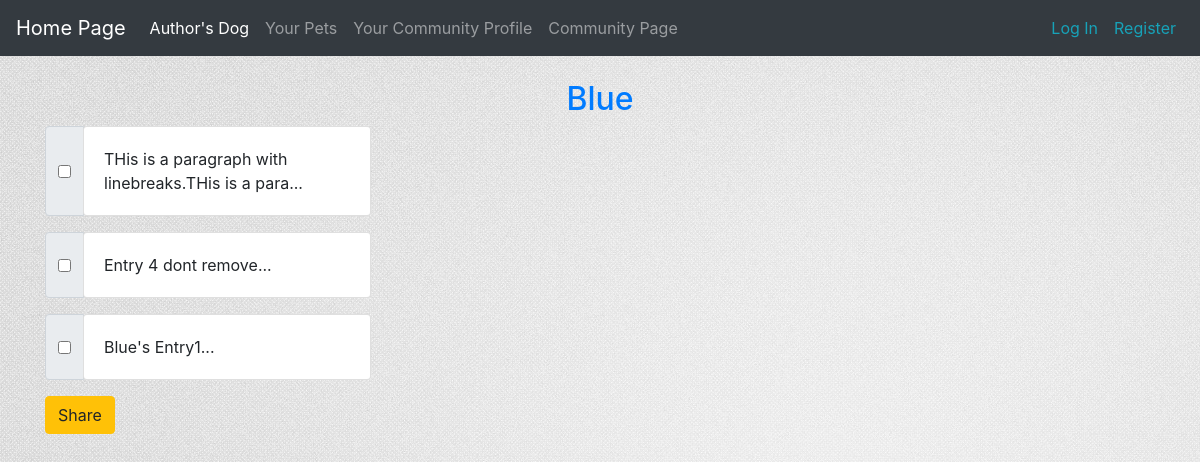
Screenshot of /share_dog/2/ with the database file from the repository.
### test_dog_app/models.py (models this page shows)
class DogName(models.Model):
    owner = models.ForeignKey(User, on_delete=models.CASCADE)
    owner_profile = models.ForeignKey(Profile, on_delete=models.CASCADE, null=False, blank=False)
    name = models.CharField(max_length=70)
    share = models.BooleanField(default=False)
    shared_date = models.DateTimeField(auto_now_add=False, auto_now=False, null=True, blank=False)
    def __str__(self):
        return self.name

class Entry(models.Model):
    dog_name = models.ForeignKey(DogName, on_delete=models.CASCADE, null=False)
    bio_entry = models.TextField()
    dog_photo = models.ImageField(default=None, upload_to='photo_img/', blank=True)
    share = models.BooleanField(default=False)
    date_entry = models.DateTimeField(auto_now_add=True)
    shared_date = models.DateTimeField(auto_now_add=False, auto_now=False, null=True, blank=False)
    def __str__(self):
        return f'{self.bio_entry[:50]}...'

### test_dog_app/views.py (the view, shortened to what this page needs)
# urls.py: path('share_dog/<int:dog_id>/', views.share_dog, name='share_dog'),
def share_dog(request, dog_id):
    dog_to_share = DogName.objects.get(id=dog_id)
    dog_info = dog_to_share.entry_set.filter(share=False).order_by('-date_entry')
    all_dog_entries = dog_to_share.entry_set.all()
    paginator = Paginator(dog_info, 3)
    page_number = request.GET.get('page', 1)
    dog_info = paginator.get_page(page_number)
    content = {
        'dog_to_share':dog_to_share,
        'dog_info':dog_info,
        'all_dog_entries':all_dog_entries,
    }
    return render(request, 'share_dog.html',content)

### test_dog_app/templates/share_dog.html (shortened to what this page needs)
{% extends 'base.html' %}
{% block content %}
<div style="text-align: center">
    <h2>
        <a href="{% url 'test_dog_app:user_private_entries' dog_to_share.id %}">
            {{ dog_to_share }}
        </a>
    </h2>
</div>
    <form action="{% url 'test_dog_app:share_dog' dog_to_share.id %}" method="post">
    {% for entry in dog_info %}
    <div class="input-group mb-3">
        <div class="input-group-prepend">
            <div class="input-group-text">
                <input name="entry" type="checkbox" value="{{ entry.id }}" aria-label="Share"/>
            </div>
        </div>
        {% if entry.dog_photo %}
            <div class="card" style="width: 18rem;">
                <img src="{{ entry.dog_photo.url }}" class="card-img-top" alt="dog-photo">
                <hr class="my-4">
                <div class="card-body">
                    <p class="card-text">
                        {{ entry }}
                    </p>
                </div>
            </div>
        {% else %}
            <div class="card" style="width: 18rem;">
                <div class="card-body">
                    {{ entry }}
                </div>
            </div>
        {% endif %}
    </div>
    {% endfor %}
      <div class="float-left">
        {% if dog_info %}
            <button class='btn btn-warning' name="submit">
                Share
            </button>
        {% endif %}
    </div>
</form>
{% endblock content %}

### test_dog_app/static/test_dog_app/style.css (style rules this page uses)
body { background: white url('background_image.jpg'); }

### rows the page displays
DogName: name "Blue"
Entry: bio_entry "THis is a paragraph with linebreaks.THis is a para..."
Entry: bio_entry "Entry 4 dont remove..."
Entry: bio_entry "Blue's Entry1..."
